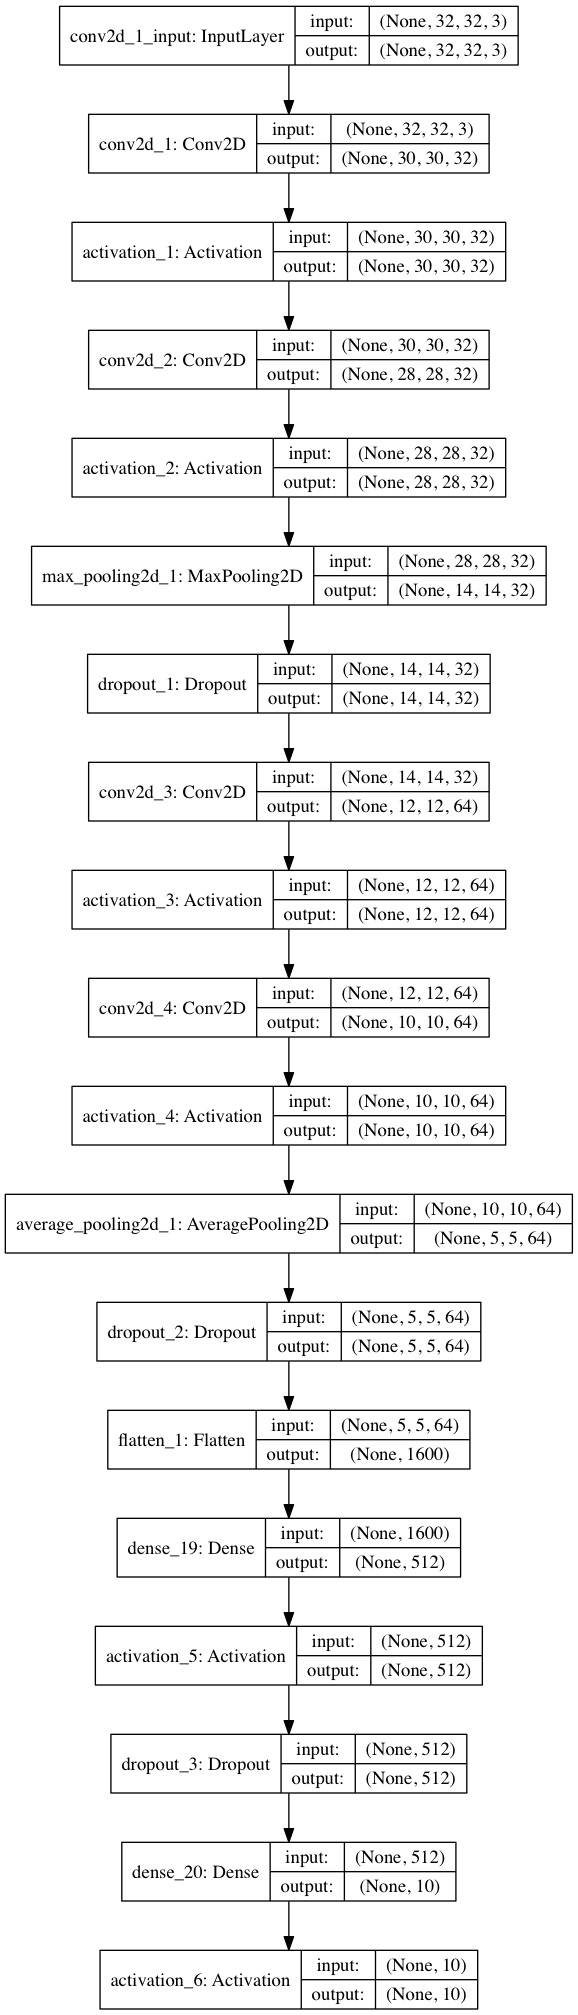

Write the Python code that produced this figure.
#!/usr/bin/env python3
# -*- coding: utf-8 -*-
"""
Created on Sat Apr  8 14:28:08 2017

@author: cyrano
"""

import time

from keras.datasets import cifar10
from keras.layers import Convolution2D, MaxPooling2D, AveragePooling2D
from keras.layers import Dense, Dropout, Activation, Flatten
from keras.models import Sequential
from keras.optimizers import SGD, Adam
from keras.utils import np_utils, plot_model
#from keras.utils.visualize_util import plot

import matplotlib.pyplot as plt


# 开始下载数据集
t0 = time.time()  # 打开深度学习计时器

# CIFAR10 图片数据集
(X_train, Y_train), (X_test, Y_test) = cifar10.load_data()  # 32×32

X_train = X_train.astype('float32')  # uint8-->float32
X_test = X_test.astype('float32')
X_train /= 255  # 归一化到0~1区间
X_test /= 255

print('训练样例:', X_train.shape, Y_train.shape,
      ', 测试样例:', X_test.shape, Y_test.shape)


nb_classes = 10  # label为0~9共10个类别
# Convert class vectors to binary class matrices
Y_train = np_utils.to_categorical(Y_train, nb_classes)
Y_test = np_utils.to_categorical(Y_test, nb_classes)
print("取数据耗时: ",(time.time() - t0), "s ..." )


################# 1. 建立CNN模型
print("开始建模CNN ...")
#输入层：Width / Height：W / H
#卷积层： 滤波器F×F
#Stride：S
#Padding: P
#Filter depth: K
#输出层:
#Width: W_out = (W−F+2P)/S+1
#Height: H_out = (H−F+2P)/S + 1
#Depth: D_out = K
#Output volume: V_out = W_out * H_out * D_out

model = Sequential()
model.add(Convolution2D(32, (3, 3), input_shape=X_train.shape[1:], padding='valid')) # C1 卷积层
model.add(Activation('relu'))

model.add(Convolution2D(32, (3, 3)))  # C2 卷积层
model.add(Activation('relu'))
model.add(MaxPooling2D(pool_size=(2, 2)))  # S3 池化
model.add(Dropout(0.25))  # 


model.add(Convolution2D(64, (3, 3), padding='valid')) # C4
model.add(Activation('relu'))


model.add(Convolution2D(64, (3, 3))) # C5
model.add(Activation('relu'))
model.add(AveragePooling2D(pool_size=(2, 2)))  # S6
model.add(Dropout(0.25))


model.add(Flatten())
model.add(Dense(512))  # F7 全连接层, 512个神经元
model.add(Activation('relu'))  # 
model.add(Dropout(0.5))


model.add(Dense(nb_classes))  # label为0~9共10个类别
model.add(Activation('softmax'))  # softmax 分类器
model.summary() # 模型小节
print("建模CNN完成 ...")


################# 2. 训练CNN模型
batch = 64
epochs = 25

#sgd = SGD(lr=0.01, decay=1e-6, momentum=0.9, nesterov=True)
adam = Adam(lr=0.001, beta_1=0.9, beta_2=0.999, epsilon=1e-8, decay=1e-8)
model.compile(loss='categorical_crossentropy', optimizer=adam, metrics=['accuracy'])

#from keras.utils import plot_model
plot_model(model, to_file='Homework3-cifar10-keras.png', show_shapes=True)  # 画模型图

result = model.fit(X_train, Y_train, batch, epochs, shuffle=True, validation_data=(X_test, Y_test))

#Y_pred = model.predict_proba(X_test, verbose=0)  # Keras预测概率Y_pred
#print(Y_pred[:3, ])  # 取前三张图片的十类预测概率

score = model.evaluate(X_test, Y_test, verbose=0) # 评估测试集loss损失和精度acc
print("测试集 score(val_loss): ", score[0])  # loss损失
print("测试集 accuracy: ", score[1]) # 精度acc
print("耗时: ",(time.time() - t0), "s")

# plot the result

plt.figure
plt.title("cost function")
plt.plot(result.epoch,result.history['loss'],label="loss")
plt.plot(result.epoch,result.history['val_loss'],label="val_loss")
plt.scatter(result.epoch,result.history['loss'])
plt.scatter(result.epoch,result.history['val_loss'])
plt.legend(loc='upper right')
plt.show()


plt.figure
plt.title("accuracy")
plt.plot(result.epoch,result.history['acc'],label="accuracy")
plt.plot(result.epoch,result.history['val_acc'],label="val_accuracy")
plt.scatter(result.epoch,result.history['acc'])
plt.scatter(result.epoch,result.history['val_acc'])
plt.legend(loc='lower right')
plt.show()
